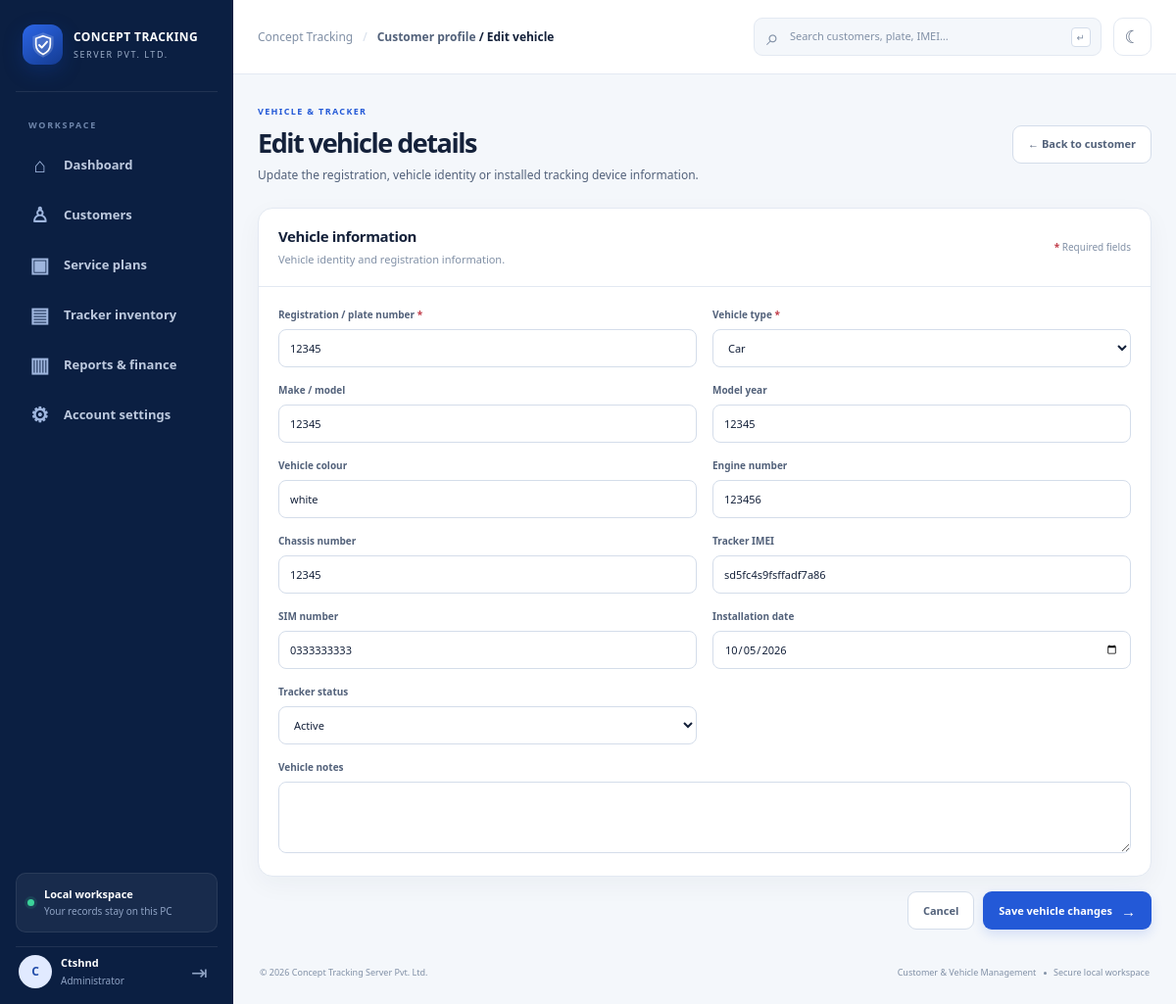
/vehicles/2/edit (signed in), run on the app's committed database.
### tables this page shows
CREATE TABLE vehicles (
        id INTEGER PRIMARY KEY AUTOINCREMENT,
        customer_id INTEGER NOT NULL,
        registration_no TEXT NOT NULL,
        vehicle_type TEXT NOT NULL,
        make_model TEXT,
        model_year TEXT,
        color TEXT,
        engine_no TEXT,
        chassis_no TEXT,
        tracker_imei TEXT,
        sim_number TEXT,
        installation_date TEXT,
        tracker_status TEXT NOT NULL DEFAULT 'Active',
        notes TEXT,
        FOREIGN KEY(customer_id) REFERENCES customers(id) ON DELETE CASCADE
    );

### app.py (the view, shortened to what this page needs)
@app.route("/vehicles/<int:vehicle_id>/edit", methods=["GET", "POST"])
def edit_vehicle(vehicle_id):
    conn = db()
    vehicle = conn.execute("SELECT * FROM vehicles WHERE id=?", (vehicle_id,)).fetchone()
    if not vehicle:
        conn.close()
        flash("Vehicle record was not found.", "error")
        return redirect(url_for("customers"))
    conn.close()
    return render_template("vehicle_form.html", vehicle=vehicle)

### app.py (called while the page is built)
def db():
    conn = sqlite3.connect(DB_PATH)
    conn.row_factory = sqlite3.Row
    conn.execute("PRAGMA foreign_keys = ON")
    return conn

@app.before_request
def require_login():
    if request.method == "POST":
        expected = session.get("csrf_token", "")
        submitted = request.form.get("_csrf_token", "")
        if not expected or not submitted or not hmac.compare_digest(expected, submitted):
            abort(400, description="The form expired or could not be verified. Refresh the page and try again.")
    public_endpoints = {"login", "setup_admin", "static"}
    if request.endpoint not in public_endpoints and not session.get("logged_in"):
        return redirect(url_for("login", next=request.path))

### templates/vehicle_form.html (shortened to what this page needs)
{% extends 'base.html' %}
{% block title %}Edit vehicle{% endblock %}{% block breadcrumb %}<a href="{{ url_for('customer_detail', customer_id=vehicle.customer_id) }}">Customer profile</a> / Edit vehicle{% endblock %}
{% block content %}
<section class="page-heading-row"><div><span class="eyebrow">VEHICLE & TRACKER</span><h1>Edit vehicle details</h1><p>Update the registration, vehicle identity or installed tracking device information.</p></div><a class="btn btn-secondary" href="{{ url_for('customer_detail', customer_id=vehicle.customer_id) }}">← Back to customer</a></section>
<form method="post" class="form-layout"><input type="hidden" name="_csrf_token" value="{{ csrf_token }}"><section class="panel form-panel"><div class="panel-heading form-section-heading"><div><h2>Vehicle information</h2><p>Vehicle identity and registration information.</p></div><span class="required-note"><b>*</b> Required fields</span></div><div class="form-grid">
<div class="form-field"><label>Registration / plate number <b>*</b></label><input name="registration_no" required value="{{ vehicle.registration_no or '' }}"></div><div class="form-field"><label>Vehicle type <b>*</b></label><select name="vehicle_type" required>{% for val in ['Car','Motorbike','Truck','Van','Bus','Other'] %}<option value="{{ val }}" {% if vehicle.vehicle_type == val %}selected{% endif %}>{{ val }}</option>{% endfor %}</select></div>
<div class="form-field"><label>Make / model</label><input name="make_model" value="{{ vehicle.make_model or '' }}" placeholder="e.g. Toyota Corolla"></div><div class="form-field"><label>Model year</label><input name="model_year" value="{{ vehicle.model_year or '' }}" placeholder="e.g. 2022"></div><div class="form-field"><label>Vehicle colour</label><input name="color" value="{{ vehicle.color or '' }}" placeholder="e.g. White"></div><div class="form-field"><label>Engine number</label><input name="engine_no" value="{{ vehicle.engine_no or '' }}"></div><div class="form-field"><label>Chassis number</label><input name="chassis_no" value="{{ vehicle.chassis_no or '' }}"></div><div class="form-field"><label>Tracker IMEI</label><input name="tracker_imei" value="{{ vehicle.tracker_imei or '' }}" placeholder="15-digit device IMEI"></div><div class="form-field"><label>SIM number</label><input name="sim_number" value="{{ vehicle.sim_number or '' }}"></div><div class="form-field"><label>Installation date</label><input type="date" name="installation_date" value="{{ vehicle.installation_date or '' }}"></div><div class="form-field"><label>Tracker status</label><select name="tracker_status">{% for val in ['Active','Inactive','Maintenance','Removed'] %}<option value="{{ val }}" {% if vehicle.tracker_status == val %}selected{% endif %}>{{ val }}</option>{% endfor %}</select></div><div class="form-field full-field"><label>Vehicle notes</label><textarea name="notes" rows="3">{{ vehicle.notes or '' }}</textarea></div></div></section><div class="form-actions"><a class="btn btn-secondary" href="{{ url_for('customer_detail', customer_id=vehicle.customer_id) }}">Cancel</a><button type="submit" class="btn btn-primary">Save vehicle changes <span>→</span></button></div></form>
{% endblock %}

### static/css/app.css (style rules this page uses)
:root { --navy:#0b1f42;--navy-2:#102b58;--blue:#2359d7;--blue-hover:#1947b4;--blue-soft:#edf3ff;--cyan:#0e8da8;--green:#17885b;--purple:#7157d9;--warning:#b66a0c;--danger:#c03a47;--page:#f4f7fb;--surface:#fff;--surface-2:#f8faff;--text:#14213a;--text-2:#52617a;--muted:#8190a6;--line:#e3e9f2;--line-2:#d4ddea;--shadow:0 8px 26px rgba(17,38,76,.045);--sidebar:#0b1f42;--sidebar-text:#bdc9de;--sidebar-muted:#7185a7;--radius:15px;--font:'Segoe UI Variable','Segoe UI',Arial,sans-serif;--heading:'Segoe UI Variable','Segoe UI',Arial,sans-serif }
* { box-sizing:border-box }
html { scroll-behavior:smooth }
body { margin:0;background:var(--page);color:var(--text);font:14px/1.5 var(--font);-webkit-font-smoothing:antialiased }
a { color:inherit;text-decoration:none }
button,input,select,textarea { font:inherit }
button,a,input,select,textarea { -webkit-tap-highlight-color:transparent }
button { cursor:pointer }
.breadcrumb a { color:var(--text-2) }
.welcome-row,.page-heading-row { display:flex;align-items:center;justify-content:space-between;gap:25px;margin-bottom:25px }
.eyebrow { display:block;font-size:9px;letter-spacing:.15em;font-weight:800;color:var(--blue);margin-bottom:8px }
.welcome-row h1,.page-heading-row h1,.profile-title-row h1 { font:800 27px/1.25 var(--heading);letter-spacing:-.055em;margin:0;color:var(--text) }
.welcome-row p,.page-heading-row p { color:var(--text-2);margin:8px 0 0;font-size:12px }
.btn { min-height:39px;display:inline-flex;align-items:center;justify-content:center;gap:9px;padding:0 15px;border:1px solid transparent;border-radius:9px;font-size:11px;font-weight:700;white-space:nowrap;transition:transform .15s,background .2s,border-color .2s;cursor:pointer }
.btn-primary { background:var(--blue);color:#fff;box-shadow:0 5px 12px rgba(35,89,215,.15) }
.btn-secondary { background:var(--surface);border-color:var(--line-2);color:var(--text-2) }
.btn span:last-child { font-size:15px }
.section-heading,.panel-heading { display:flex;align-items:center;justify-content:space-between;gap:15px }
.section-heading h2,.panel-heading h2,.directory-toolbar h2 { font:800 15px/1.3 var(--heading);margin:0;letter-spacing:-.025em }
.section-heading p,.panel-heading p,.directory-toolbar p { margin:5px 0 0;color:var(--muted);font-size:11px }
.panel { background:var(--surface);border:1px solid var(--line);border-radius:var(--radius);box-shadow:var(--shadow);min-width:0;overflow:hidden }
.panel-heading { padding:19px 20px;border-bottom:1px solid var(--line) }
.page-heading-row { margin-bottom:24px }
.form-layout { max-width:1000px;display:grid;gap:15px }
.form-panel { padding-bottom:4px }
.form-section-heading { margin-bottom:2px }
.required-note { font-size:10px;color:var(--muted) }
.required-note b,.form-field label b { color:var(--danger) }
.form-grid { display:grid;grid-template-columns:repeat(2,minmax(0,1fr));gap:16px;padding:19px 20px }
.form-field { display:flex;flex-direction:column;gap:7px;min-width:0 }
.form-field label { font-size:10px;color:var(--text-2);font-weight:700 }
.form-field input,.form-field select,.form-field textarea { width:100%;min-width:0;border:1px solid var(--line-2);border-radius:8px;background:var(--surface);color:var(--text);outline:0;padding:10px 11px;font-size:11px;transition:border-color .18s,box-shadow .18s }
.form-field input,.form-field select { height:39px }
.form-field textarea { resize:vertical;min-height:73px;line-height:1.55 }
.form-field input::placeholder,.form-field textarea::placeholder { color:var(--muted) }
.full-field { grid-column:1/-1 }
.form-actions { display:flex;justify-content:flex-end;gap:9px;padding-bottom:9px }

### data on the page
vehicles: registration_no "12345", vehicle_type "Car", make_model "12345", model_year "12345", color "white", engine_no "123456", chassis_no "12345", tracker_imei "sd5fc4s9fsffadf7a86", sim_number "0333333333", installation_date "10/05/2026", tracker_status "Active"

### other printed values
{{ (session.get('username','A')[0] or 'A')|upper }} "C"
{{ session.get('username','Admin')|title }} "Ctshnd"
